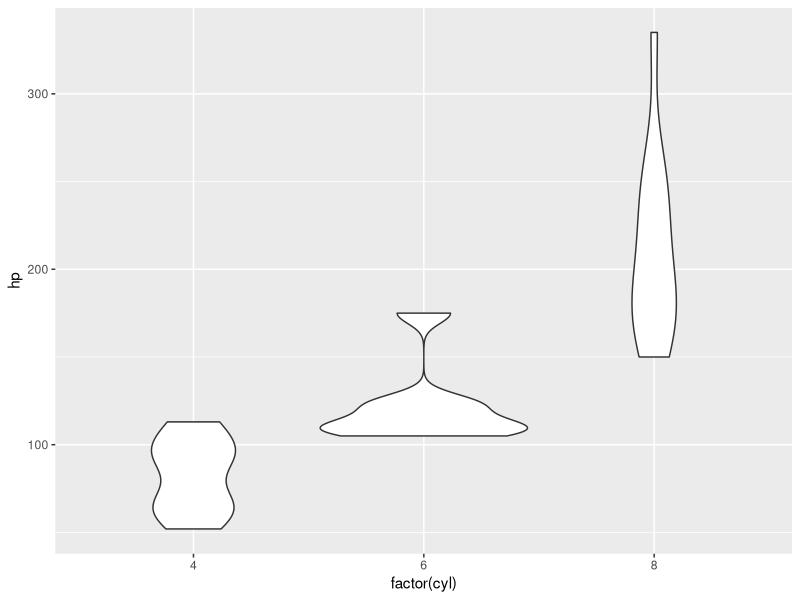

Here is the R script that generated this plot:
## ---- chunk 1
library(magrittr)
library(ggplot2)
## ---- chunk 2
ggplot(mtcars, aes(x = factor(cyl), y = hp)) +
  geom_violin()
